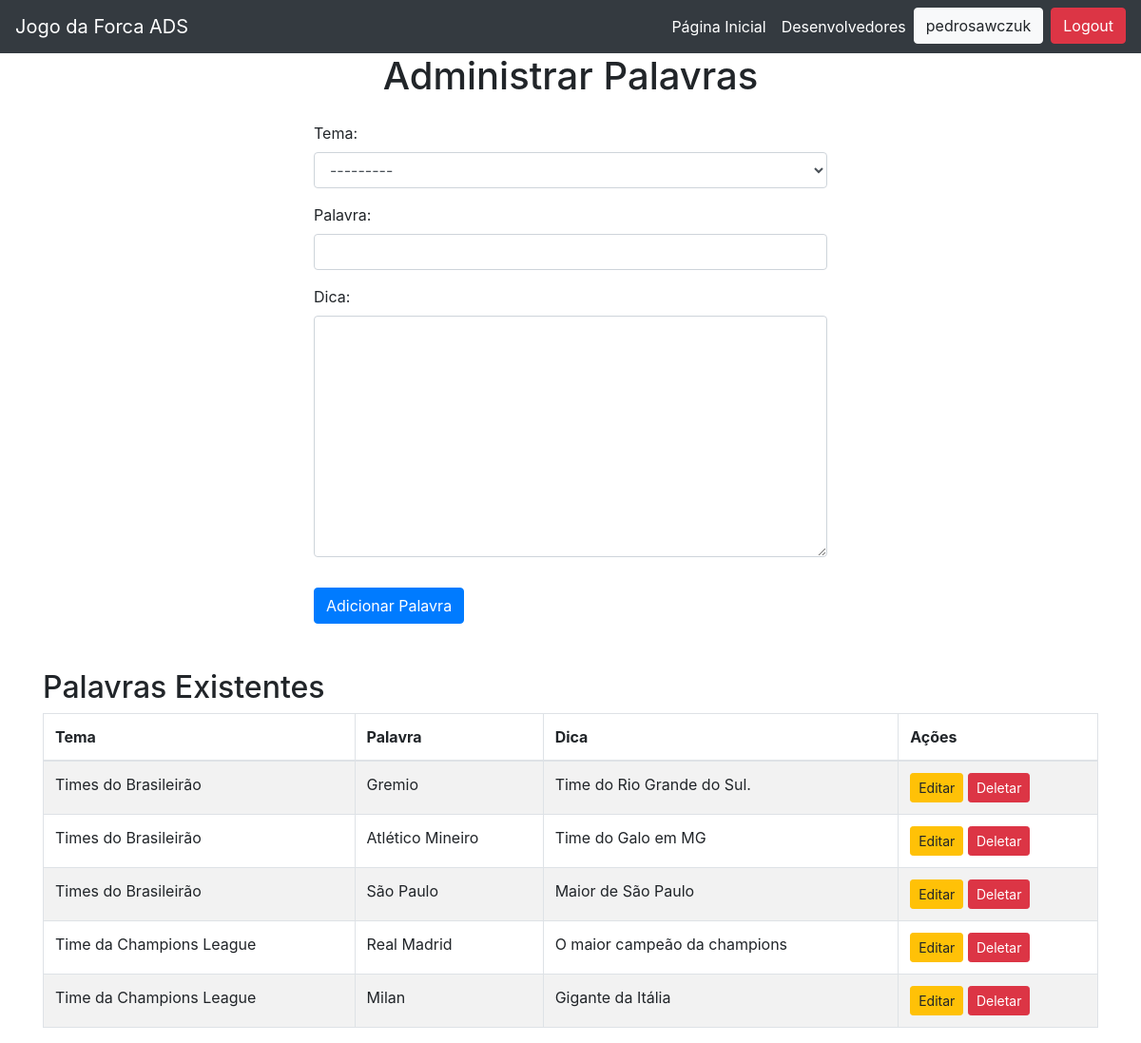
The page /professor/palavras/administrar-palavras (signed in) on the database its author committed.
### core/models.py (models this page shows, shortened)
class Palavra(models.Model):
    tema = models.ForeignKey(Tema, on_delete=models.CASCADE, related_name='palavras')
    palavra = models.CharField(max_length=100)
    dica = models.CharField(max_length=255, blank=True, null=True)

class Tema(models.Model):
    nome = models.CharField(max_length=100, unique=True)
    descricao = models.TextField(blank=True, null=True)
    professor = models.ForeignKey(User, on_delete=models.CASCADE, limit_choices_to={'groups__name': 'professores'})
    def __str__(self):
        return self.nome

### core/views.py (the view, shortened to what this page needs)
# urls.py: path('professor/palavras/administrar-palavras', AdministrarPalavrasPageView.as_view(), name='administrarPalavrasPage'),
class AdministrarPalavrasPageView(CreateView, ListView):
    model = Palavra
    form_class = PalavraForm
    template_name = 'professor/palavras/palavrasPage.html'
    success_url = reverse_lazy('administrarPalavrasPage')
    def get_queryset(self):
        return Palavra.objects.filter(tema__professor=self.request.user)
    def get_context_data(self, **kwargs):
        context = super().get_context_data(**kwargs)
        context['form'] = self.get_form()
        return context

### core/forms.py
class PalavraForm(forms.ModelForm):
    class Meta:
        model = Palavra
        fields = ['tema', 'palavra', 'dica']
        widgets = {
            'tema': forms.Select(attrs={'class': 'form-control'}),
            'palavra': forms.TextInput(attrs={'class': 'form-control'}),
            'dica': forms.Textarea(attrs={'class': 'form-control'}),
        }
    def __init__(self, *args, **kwargs):
        super().__init__(*args, **kwargs)
        self.fields['dica'].required = False

### core/templates/professor/palavras/palavrasPage.html (shortened to what this page needs)
{% extends "base.html" %}
{% block main %}
<div class="container">
  <h1 class="text-center mb-4">Administrar Palavras</h1>
  <div class="row justify-content-center">
    <div class="col-md-6">
      <form method="post">
        {{ form.as_p }}
        <button type="submit" class="btn btn-primary mt-3">Adicionar Palavra</button>
      </form>
    </div>
  </div>
  <div class="row mt-5">
    <div class="col-md-12">
      <h2>Palavras Existentes</h2>
      <table class="table table-bordered table-striped">
        <thead>
          <tr>
            <th>Tema</th>
            <th>Palavra</th>
            <th>Dica</th>
            <th>Ações</th>
          </tr>
        </thead>
        <tbody>
          {% for palavra in object_list %}
          <tr>
            <td>{{ palavra.tema.nome }}</td>
            <td>{{ palavra.palavra }}</td>
            <td>{{ palavra.dica }}</td>
            <td>
              <a href="{% url 'editarPalavra' palavra.id %}" class="btn btn-sm btn-warning">Editar</a>
              <a href="{% url 'deletarPalavra' palavra.id %}" class="btn btn-sm btn-danger">Deletar</a>
            </td>
          </tr>
          {% endfor %}
        </tbody>
      </table>
    </div>
  </div>
</div>
{% endblock main %}

### core/templates/base.html (shortened to what this page needs)
<!DOCTYPE html>
<html lang="pt-br">
  <head>
    <link
      rel="stylesheet"
      href="https://stackpath.bootstrapcdn.com/bootstrap/4.5.2/css/bootstrap.min.css"
    />
  </head>
  <body>
    <nav class="navbar navbar-expand-lg navbar-dark bg-dark">
      <a class="navbar-brand" href="{% url 'homePage' %}">Jogo da Forca ADS</a>
      <div class="collapse navbar-collapse">
        <ul class="navbar-nav ml-auto">
          <li class="nav-item">
            <a class="nav-link text-white" href="{% url 'homePage' %}"
              >Página Inicial</a
            >
          </li>
          <li class="nav-item">
            <a
              class="nav-link text-white"
              href="{% url 'desenvolvedoresPage' %}"
              >Desenvolvedores</a
            >
          </li>
          {% if user.is_authenticated %}
          <li class="nav-item">
            <a
              class="btn btn-light"
              href="{% url 'homePage' %}"
              style="margin-right: 0.5em"
              >{{ user.username }}</a
            >
          </li>
          <li class="nav-item">
            <form action="{% url 'logout' %}" method="post" class="form-inline">
              <button type="submit" class="btn btn-danger">Logout</button>
            </form>
          </li>
          {% else %}
          <li class="nav-item">
            <a class="btn btn-success" href="{% url 'signin' %}">Entrar</a>
          </li>
          {% endif %}
        </ul>
      </div>
    </nav>
    {% block main %} {% endblock main %}
  </body>
</html>

### rows shown on the page
Palavra: tema.nome "Times do Brasileirão", palavra "Gremio", dica "Time do Rio Grande do Sul."
Palavra: tema.nome "Times do Brasileirão", palavra "Atlético Mineiro", dica "Time do Galo em MG"
Palavra: tema.nome "Times do Brasileirão", palavra "São Paulo", dica "Maior de São Paulo"
Palavra: tema.nome "Time da Champions League", palavra "Real Madrid", dica "O maior campeão da champions"
Palavra: tema.nome "Time da Champions League", palavra "Milan", dica "Gigante da Itália"

### other values the page prints
{{ user.username }} "pedrosawczuk"
